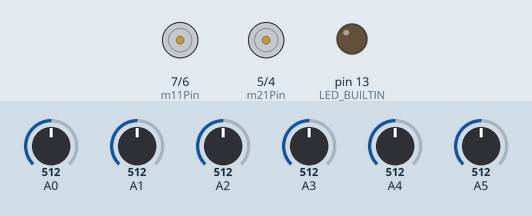
Recording of a sketch running on a simulated Arduino Uno, built with avr-gcc and run on an emulated ATmega328P. On the bench: motor-driver pin pairs drawn as motors (green arrow = first pin HIGH = forward, orange = second pin HIGH = backward, longer = more drive, scaled by the enable pin), output pins drawn as LEDs (lit = HIGH). The inputs (shaded band) are chosen by the test bench; at power-on: A0 = 512, A1 = 512, A2 = 512, A3 = 512, A4 = 512, A5 = 512.

Above: at 0.1 s.
At 2.6 s:
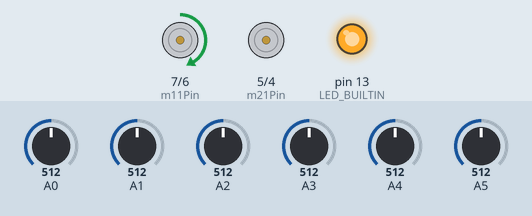
At 5.1 s:
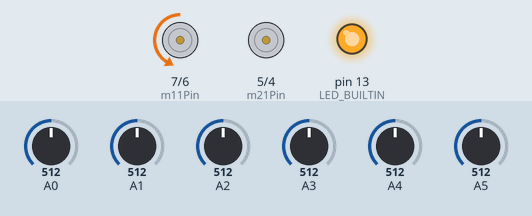
At 10.6 s:
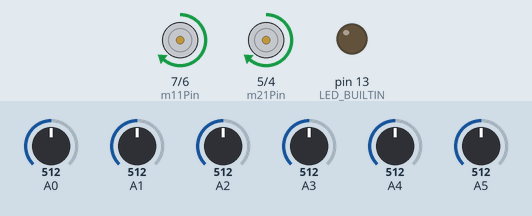
Timing chart, 0 to 12.1 s (numbered marks = the images above):
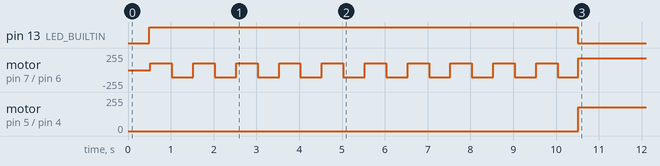

The sketch:

lineFollower.ino
```cpp
// Leventiu Adrian-George, Ionescu Mihai-Leonard, Ioja Denis - 362
// Line Follower - Los Valores

#include <QTRSensors.h>

const int m11Pin = 7;
const int m12Pin = 6;
const int m21Pin = 5;
const int m22Pin = 4;
const int m1Enable = 11;
const int m2Enable = 10;

const int zero = 0;

int m1Speed = zero;
int m2Speed = zero;

float kp = 15;
float ki = zero;
float kd = zero;

int p = 1;
int i = zero;
int d = zero;
int error = zero;
int lastError = zero;

const int maxSpeed = 255;
const int minSpeed = -255;
const int baseSpeed = 180;

const int startDelay = 500;

const int calibrationDuration = 400;

QTRSensors qtr;

const int sensorCount = 6;
int sensorValues[sensorCount];
int sensors[sensorCount] = { zero, zero, zero, zero, zero, zero };

void setup() {

  pinMode(m11Pin, OUTPUT);
  pinMode(m12Pin, OUTPUT);
  pinMode(m21Pin, OUTPUT);
  pinMode(m22Pin, OUTPUT);
  pinMode(m1Enable, OUTPUT);
  pinMode(m2Enable, OUTPUT);
  qtr.setTypeAnalog();
  qtr.setSensorPins((const uint8_t[]){ A0, A1, A2, A3, A4, A5 }, sensorCount);
  delay(startDelay);
  pinMode(LED_BUILTIN, OUTPUT);
  digitalWrite(LED_BUILTIN, HIGH);

  calibrate();

  digitalWrite(LED_BUILTIN, LOW);
}

void loop() {
  pidControl(kp, ki, kd);
  motors();

}

void calibrate(){
  const int calibrateDuration = 20;
  int baseSpeed = 105;

  for (uint16_t i = zero; i < calibrationDuration; i++) {
    qtr.calibrate();

    if(i % calibrateDuration == zero) {
      setMotorSpeed(baseSpeed, zero);
      baseSpeed = baseSpeed * -1;
    }
  }
  setMotorSpeed(zero, zero);
}

void motors(){
  int motorSpeed = kp * p + ki * i + kd * d;
  m1Speed = baseSpeed;
  m2Speed = baseSpeed;

  if (error < zero) {
    m1Speed += motorSpeed;
  } else if (error > zero) {
    m2Speed -= motorSpeed;
  }

  m1Speed = constrain(m1Speed, minSpeed, maxSpeed);
  m2Speed = constrain(m2Speed, minSpeed, maxSpeed);
  setMotorSpeed(m1Speed, m2Speed);
}

void pidControl(float kp, float ki, float kd) {
  int error = map(qtr.readLineBlack(sensorValues), zero, 5000, -50, 50);
  p = error;
  i = i + error;
  d = error - lastError;
}

void setMotorSpeed(int motor1Speed, int motor2Speed) {
  if (motor1Speed == zero) {
    digitalWrite(m11Pin, LOW);
    digitalWrite(m12Pin, LOW);
    analogWrite(m1Enable, motor1Speed);
  } else {
    if (motor1Speed > zero) {
      digitalWrite(m11Pin, HIGH);
      digitalWrite(m12Pin, LOW);
      analogWrite(m1Enable, motor1Speed);
    }
    if (motor1Speed < zero) {
      digitalWrite(m11Pin, LOW);
      digitalWrite(m12Pin, HIGH);
      analogWrite(m1Enable, -motor1Speed);
    }
  }
  if (motor2Speed == zero) {
    digitalWrite(m21Pin, LOW);
    digitalWrite(m22Pin, LOW);
    analogWrite(m2Enable, motor2Speed);
  } else {
    if (motor2Speed > zero) {
      digitalWrite(m21Pin, HIGH);
      digitalWrite(m22Pin, LOW);
      analogWrite(m2Enable, motor2Speed);
    }
    if (motor2Speed < zero) {
      digitalWrite(m21Pin, LOW);
      digitalWrite(m22Pin, HIGH);
      analogWrite(m2Enable, -motor2Speed);
    }
  }
}
```

Measured:
- by itself, motor on pin 5 (m21Pin) / pin 4 (m22Pin): stopped → forward 180/255 at 10.5 s
- by itself, motor on pin 7 (m11Pin) / pin 6 (m12Pin): repeats every 1.0 s: backward 105/255 0.50 s, forward 105/255 0.50 s, until it stays forward 180/255 from 10.5 s
